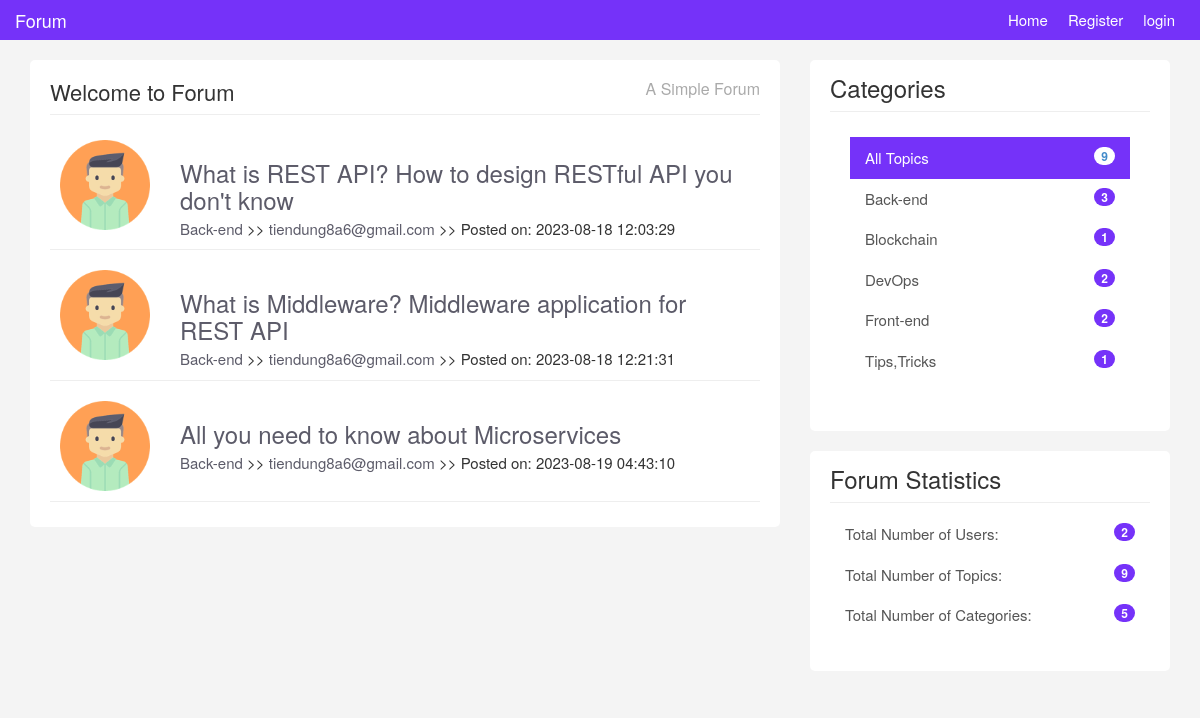
/categories/show.php?name=Back-end, run on the app's committed database.
### tables this page shows
CREATE TABLE `topics` (
  `id` int(5) NOT NULL,
  `title` varchar(200) NOT NULL,
  `category` varchar(200) NOT NULL,
  `body` text NOT NULL,
  `user_name` varchar(200) NOT NULL,
  `user_image` varchar(200) NOT NULL,
  `created_at` timestamp NOT NULL DEFAULT current_timestamp()
);

CREATE TABLE `categories` (
  `id` int(5) NOT NULL,
  `name` varchar(200) NOT NULL,
  `created_at` timestamp NOT NULL DEFAULT current_timestamp()
);

### categories/show.php (the view)
<?php require "../includes/header.php"; ?>
<?php require "../config/config.php"; ?>
<?php
if (isset($_GET['name'])) {
    $name = $_GET['name'];
    $topics = $conn->query("SELECT * FROM topics WHERE category = '$name' ");
    $topics->execute();
    $allTopics = $topics->fetchAll(PDO::FETCH_OBJ);
} else {
    header("location: " . APPURL . "/404.php");
}
?>
<div class="container">
    <div class="row">
        <div class="col-md-8">
            <div class="main-col">
                <div class="block">
                    <h1 class="pull-left">Welcome to Forum</h1>
                    <h4 class="pull-right">A Simple Forum</h4>
                    <div class="clearfix"></div>
                    <hr>
                    <ul id="topics">
                        <?php foreach ($allTopics as $topic) :  ?>
                            <li class="topic">
                                <div class="row">
                                    <div class="col-md-2">
                                        <img class="avatar pull-left" src="../img/<?php echo $topic->user_image; ?>" />
                                    </div>
                                    <div class="col-md-10">
                                        <div class="topic-content pull-right">
                                            <h3><a href="../topics/topic.php?id=<?php echo $topic->id; ?>"><?php echo $topic->title; ?></a></h3>
                                            <div class="topic-info">
                                                <a href="<?php echo APPURL; ?>/categories/show.php?name=<?php echo $topic->category; ?>"><?php echo $topic->category; ?></a> >>
                                                <a href="<?php echo APPURL; ?>/users/profile.php?name=<?php echo $topic->user_name; ?>"><?php echo $topic->user_name; ?></a> >> Posted on: <?php echo $topic->created_at; ?>
                                            </div>
                                        </div>
                                    </div>
                                </div>
                            </li>
                        <?php endforeach; ?>
                    </ul>
                </div>
            </div>
        </div>
<?php require "../includes/footer.php"; ?>

### includes/footer.php (shortened to what this page needs)
<?php
$topics = $conn->query("SELECT COUNT(*) AS all_topics FROM topics");
$topics->execute();
$allTopics = $topics->fetch(PDO::FETCH_OBJ);
$categories = $conn->query("SELECT categories.id AS id, categories.name AS name,
        COUNT(topics.category) AS count_category FROM categories LEFT JOIN topics ON
        categories.name = topics.category GROUP BY (topics.category);");
$categories->execute();
$allCategories = $categories->fetchAll(PDO::FETCH_OBJ);
$users = $conn->query(" SELECT COUNT(*) AS count_users FROM users");
$users->execute();
$allUsers = $users->fetch(PDO::FETCH_OBJ);
$topics = $conn->query(" SELECT COUNT(*) AS count_topics FROM topics");
$topics->execute();
$allTopics_count = $topics->fetch(PDO::FETCH_OBJ);
$categories_count = $conn->query(" SELECT COUNT(*) AS categories_count FROM categories");
$categories_count->execute();
$allCategories_count = $categories_count->fetch(PDO::FETCH_OBJ)
?>
<div class="col-md-4">
    <div class="sidebar">
        <div class="block">
            <h3>Categories</h3>
            <div class="list-group block ">
                <a href="#" class="list-group-item active">All Topics <span class="badge pull-right"><?php echo $allTopics->all_topics; ?></span></a>
                <?php foreach ($allCategories as $category) : ?>
                    <a href="<?php echo APPURL; ?>/categories/show.php?name=<?php echo $category->name; ?>" class="list-group-item"><?php echo $category->name; ?><span class="color badge pull-right"><?php echo $category->count_category; ?></span></a>
                <?php endforeach; ?>
            </div>
        </div>
        <div class="block" style="margin-top: 20px;">
            <h3 class="margin-top: 40px">Forum Statistics</h3>
            <div class="list-group">
                <a href="#" class="list-group-item">Total Number of Users:<span class="color badge pull-right"><?php echo $allUsers->count_users; ?></span></a>
                <a href="#" class="list-group-item">Total Number of Topics:<span class="color badge pull-right"><?php echo $allTopics_count->count_topics; ?></span></a>
                <a href="#" class="list-group-item">Total Number of Categories: <span class="color badge pull-right"><?php echo $allCategories_count->categories_count; ?></span></a>
            </div>
        </div>
    </div>
</div>
</div>
</div>
</body>
</html>

### css/custom.css (style rules this page uses)
body { padding-top: 60px; background:#f4f4f4; font-size:15px; }
a { color:#5c5b69; }
ul { padding:0; margin:0; list-style:none; }
hr { margin:10px 0 15px 0; }
h3 { margin-bottom:5px; }
.block { background:#fff; border-radius:5px; padding: 15px 20px; margin-bottom:20px; }
.main-col { overflow:auto; }
.main-col h1 { font-size:22px; margin:5px 0 0 0; padding:0; }
.main-col h4 { font-size:16px; margin:5px 0 0 0; padding:0; color:#aaa; }
.sidebar .block h3 { margin:0 0 10px 0; padding-bottom:10px; border-bottom:#eee solid 1px; }
.topic { border-bottom:#eee solid 1px; margin-bottom:10px; padding:10px; }
.topic-content { width:100%; }
img.avatar { width:100%; }
a.list-group-item.active, a.list-group-item.active:hover, a.list-group-item.active:focus { background:rgb(117, 50, 249); border-radius:0; }
.list-group-item { border:0 }
.color { background-color: rgb(117, 50, 249); color: white; }

### data on the page
topics: user_image (picture), title "What is REST API? How to design RESTful API you don't know", category "Back-end", user_name "tiendung8a6@gmail.com", created_at "2023-08-18 12:03:29"
topics: user_image (picture), title "What is Middleware? Middleware application for REST API", category "Back-end", user_name "tiendung8a6@gmail.com", created_at "2023-08-18 12:21:31"
topics: user_image (picture), title "All you need to know about Microservices", category "Back-end", user_name "tiendung8a6@gmail.com", created_at "2023-08-19 04:43:10"
categories: name "Back-end", count_category "3"
categories: name "Blockchain", count_category "1"
categories: name "DevOps", count_category "2"
categories: name "Front-end", count_category "2"
categories: name "Tips,Tricks", count_category "1"

### other printed values
$allTopics->all_topics "9"
$allUsers->count_users "2"
$allTopics_count->count_topics "9"
$allCategories_count->categories_count "5"
